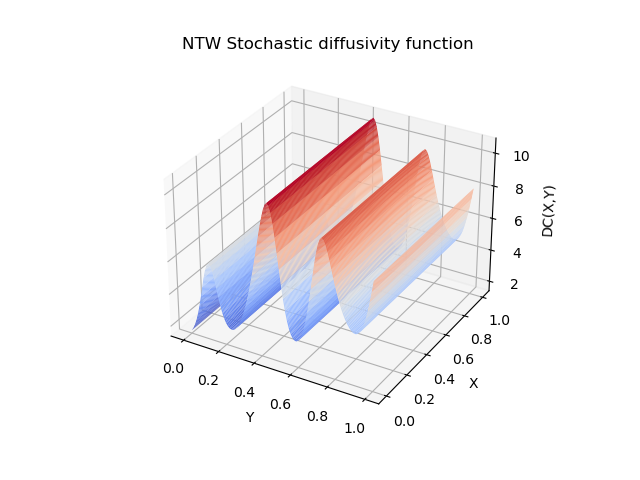

Recreate this plot in Python.
#! /usr/bin/env python3
#
def diffusivity_2d_ntw ( cl, a0, m, omega, n, x, y ):

#*****************************************************************************80
#
## diffusivity_2d_ntw evaluates a 2D stochastic diffusivity function.
#
#  Discussion:
#
#    The 2D diffusion equation has the form
#
#      - Del ( DC(X,Y) Del U(X,Y) ) = F(X,Y)
#
#    where DC(X,Y) is a function called the diffusivity.
#
#    In the stochastic version of the problem, the diffusivity function
#    includes the influence of stochastic parameters:
#
#      - Del ( DC(X,YOMEGA) Del U(X,YOMEGA) ) = F(X,Y).
#
#    In this function, the domain is the rectangle [0,D]x[0,D] where D = 1.
#
#    Note that in this problem the diffusivity has a one-dimensional
#    spatial dependence on X, but not on Y!
#
#    The random variables OMEGA are independent, have zero mean and unit
#    variance, and are uniformly distributed in [-sqrt(3),+sqrt(3)].
#
#  Licensing:
#
#    This code is distributed under the GNU LGPL license.
#
#  Modified:
#
#    08 February 2019
#
#  Author:
#
#    John Burkardt
#
#  Reference:
#
#    Xiang Ma, Nicholas Zabaras,
#    An adaptive hierarchical sparse grid collocation algorithm for the solution
#    of stochastic differential equations,
#    Journal of Computational Physics,
#    Volume 228, pages 3084-3113, 2009.
#
#    Fabio Nobile, Raul Tempone, Clayton Webster,
#    A Sparse Grid Stochastic Collocation Method for Partial Differential
#    Equations with Random Input Data,
#    SIAM Journal on Numerical Analysis,
#    Volume 46, Number 5, 2008, pages 2309-2345.
#
#  Parameters:
#
#    Input, real CL, the desired physical correlation length for the
#    coefficient.
#
#    Input, real A0, the constant term in the expansion of the 
#    diffusion coefficient.  Take A0 = 0.5.
#
#    Input, integer M, the number of terms in the expansion.
#
#    Input, real OMEGA(M), the stochastic parameters.
#
#    Input, integer N, the number of evaluation points.
#
#    Input, real X(N), Y(N), the points where the diffusion coefficient is to 
#    be evaluated.
#
#    Output, real A(N), the value of the diffusion coefficient at (X,Y).
#
  import numpy as np

  d = 1.0
  lp = max ( d, 2.0 * cl )
  l = cl / lp

  dc_arg = 1.0 + omega[0] * np.sqrt ( np.sqrt ( np.pi ) * l / 2.0 )

  for i in range ( 2, m + 1 ):

    zeta_arg = - ( np.floor ( i / 2 ) * np.pi * l ) ** 2 / 8.0
    zeta = np.sqrt ( np.sqrt ( np.pi ) * l ) * np.exp ( zeta_arg )

    if ( np.mod ( i, 2 ) == 0 ):
      phi = np.sin ( np.floor ( i / 2 ) * np.pi * x / lp )
    else:
      phi = np.cos ( np.floor ( i / 2 ) * np.pi * x / lp )

    dc_arg = dc_arg + zeta * phi * omega[i-1]

  A = a0 + np.exp ( dc_arg )

  return A

def diffusivity_2d_ntw_contour ( ):

#*****************************************************************************80
#
## diffusivity_2d_ntw_contour displays a contour plot of a 2D stochastic diffusivity function.
#
#  Discussion:
#
#    The diffusivity function is compute by diffusivity_2d_ntw.
#
#  Licensing:
#
#    This code is distributed under the GNU LGPL license.
#
#  Modified:
#
#    08 February 2019
#
#  Author:
#
#    John Burkardt
#
#  Reference:
#
#    Fabio Nobile, Raul Tempone, Clayton Webster,
#    A Sparse Grid Stochastic Collocation Method for Partial Differential
#    Equations with Random Input Data,
#    SIAM Journal on Numerical Analysis,
#    Volume 46, Number 5, 2008, pages 2309-2345.
#
  import matplotlib.pyplot as plt
  from mpl_toolkits.mplot3d import Axes3D
  from matplotlib import cm
  import numpy as np

  print ( '' )
  print ( 'diffusivity_2d_ntw_contour' )
  print ( '  Display contour or surface plots of the stochastic' )
  print ( '  diffusivity function defined by diffusivity_2d_ntw.' )
#
#  Set the spatial grid.
#
  nx = 101
  ny = 101
  xvec = np.linspace ( 0.0, 1.0, nx )
  yvec = np.linspace ( 0.0, 1.0, ny )

  X, Y = np.meshgrid ( xvec, yvec )
#
#  Evaluate the diffusivity field.
#
  cl = 0.1
  a0 = 0.5
  m = 21
  omega = np.random.rand ( m )
  omega = ( 1.0 - omega ) * ( - np.sqrt ( 3.0 ) ) \
        +         omega   *     np.sqrt ( 3.0 )
  n = nx * ny

  A = diffusivity_2d_ntw ( cl, a0, m, omega, n, X, Y )
#
#  Make a surface plot of the diffusivity coefficient.
#
  fig = plt.figure ( )
  ax = fig.add_subplot ( 111, projection='3d' )
  ax.plot_surface ( X, Y, A, rstride = 1, cstride = 1, \
    cmap = cm.coolwarm, edgecolor = 'none' )
  ax.set_xlabel ( 'Y' )
  ax.set_ylabel ( 'X' )
  ax.set_zlabel ( 'DC(X,Y)' )
  ax.set_title ( 'NTW Stochastic diffusivity function' )
  filename = 'diffusivity_2d_ntw.png'
  plt.savefig ( filename )
  print ( '' )
  print ( '  Graphics saved as "%s".' % ( filename ) )

  return

def diffusivity_2d_ntw_test ( ):

#*****************************************************************************80
#
## diffusivity_2d_ntw_test tests diffusivity_2d_ntw.
#
#  Licensing:
#
#    This code is distributed under the GNU LGPL license. 
#
#  Modified:
#
#    08 February 2019
#
#  Author:
#
#    John Burkardt
#
#  Parameters:
#
#    None
#
  import platform

  print ( '' )
  print ( 'diffusivity_2d_ntw_test:' )
  print ( '  Python version: %s' % ( platform.python_version ( ) ) )
  print ( '  Test diffusivity_2d_ntw.' )

  diffusivity_2d_ntw_contour ( )
#
#  Terminate.
#
  print ( '' )
  print ( 'diffusivity_2d_ntw_test:' )
  print ( '  Normal end of execution.' )
  return

if ( __name__ == '__main__' ):
  from timestamp import timestamp
  timestamp ( )
  diffusivity_2d_ntw_test ( )
  timestamp ( )

